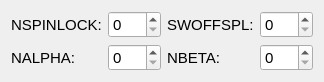
                       <widget class="QWidget" name="scrollAreaWidgetContents_2">
                        <property name="geometry">
                         <rect>
                          <x>0</x>
                          <y>0</y>
                          <width>313</width>
                          <height>78</height>
                         </rect>
                        </property>
                        <layout class="QGridLayout" name="gridLayout_11">
                         <item row="0" column="0">
                          <widget class="QLabel" name="label_48">
                           <property name="font">
                            <font>
                             <pointsize>11</pointsize>
                            </font>
                           </property>
                           <property name="text">
                            <string>NSPINLOCK:</string>
                           </property>
                           <property name="scaledContents">
                            <bool>true</bool>
                           </property>
                          </widget>
                         </item>
                         <item row="0" column="1">
                          <widget class="QSpinBox" name="nspinlockSpin">
                           <property name="font">
                            <font>
                             <pointsize>11</pointsize>
                            </font>
                           </property>
                          </widget>
                         </item>
                         <item row="0" column="2">
                          <widget class="QLabel" name="label_27">
                           <property name="font">
                            <font>
                             <pointsize>11</pointsize>
                            </font>
                           </property>
                           <property name="text">
                            <string>SWOFFSPL:</string>
                           </property>
                           <property name="scaledContents">
                            <bool>true</bool>
                           </property>
                          </widget>
                         </item>
                         <item row="0" column="3">
                          <widget class="QSpinBox" name="swoffsplSpin">
                           <property name="font">
                            <font>
                             <pointsize>11</pointsize>
                            </font>
                           </property>
                          </widget>
                         </item>
                         <item row="1" column="0">
                          <widget class="QLabel" name="label_49">
                           <property name="font">
                            <font>
                             <pointsize>11</pointsize>
                            </font>
                           </property>
                           <property name="text">
                            <string>NALPHA:</string>
                           </property>
                           <property name="scaledContents">
                            <bool>true</bool>
                           </property>
                          </widget>
                         </item>
                         <item row="1" column="1">
                          <widget class="QSpinBox" name="nalphaSpin">
                           <property name="font">
                            <font>
                             <pointsize>11</pointsize>
                            </font>
                           </property>
                           <property name="maximum">
                            <number>999</number>
                           </property>
                          </widget>
                         </item>
                         <item row="1" column="2">
                          <widget class="QLabel" name="label_50">
                           <property name="font">
                            <font>
                             <pointsize>11</pointsize>
                            </font>
                           </property>
                           <property name="text">
                            <string>NBETA:</string>
                           </property>
                           <property name="scaledContents">
                            <bool>true</bool>
                           </property>
                          </widget>
                         </item>
                         <item row="1" column="3">
                          <widget class="QSpinBox" name="nbetaSpin">
                           <property name="font">
                            <font>
                             <pointsize>11</pointsize>
                            </font>
                           </property>
                           <property name="maximum">
                            <number>999</number>
                           </property>
                          </widget>
                         </item>
                        </layout>
                       </widget>
